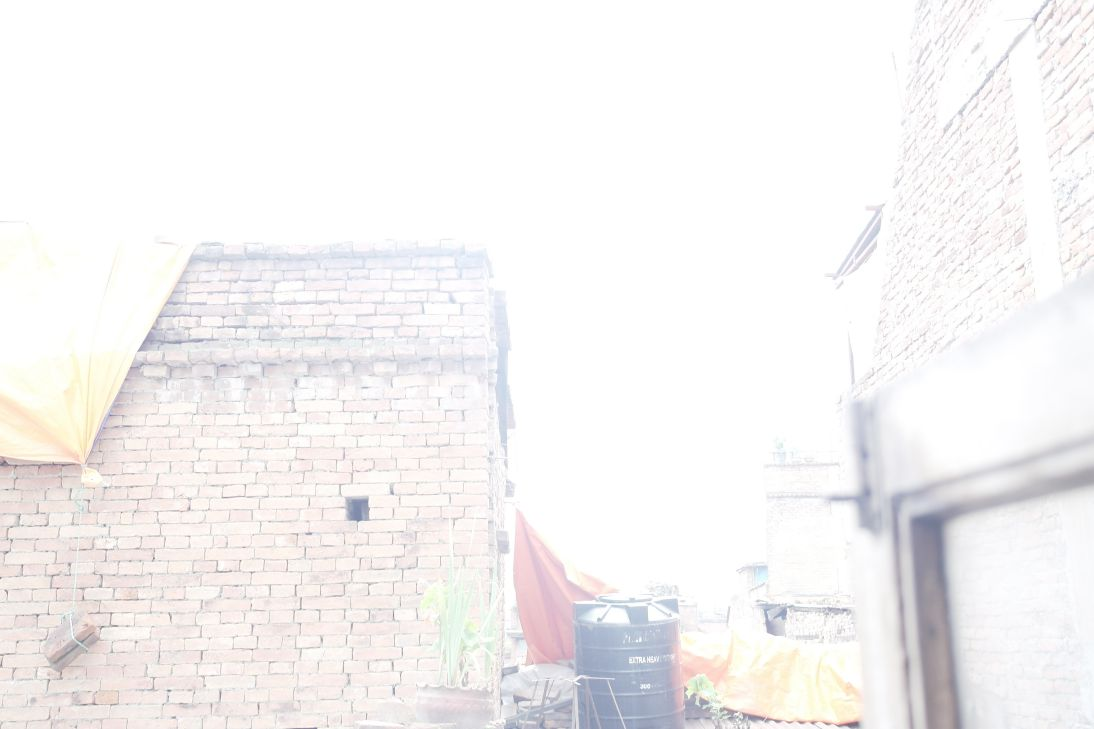
#> input picture Image Processing/overexposed_image.jpg, 1094 x 729 px
$ python Image_processing.py
#> lines starting #> are read from the running program, lines starting #| are printed output that depends on the picture
#> further down, image is the input picture: shape (729, 1094, 3); mean B, G, R 243.1, 243.2, 245.2
import cv2
import numpy as np
import matplotlib.pyplot as plt


def adjust_gamma(image, gamma=1.0):

#> called with gamma = 0.1
    inv_gamma = 1.0 / gamma
    table = np.array(
        [(i / 255.0) ** inv_gamma * 255 for i in np.arange(0, 256)]
    ).astype("uint8")
    return cv2.LUT(image, table)
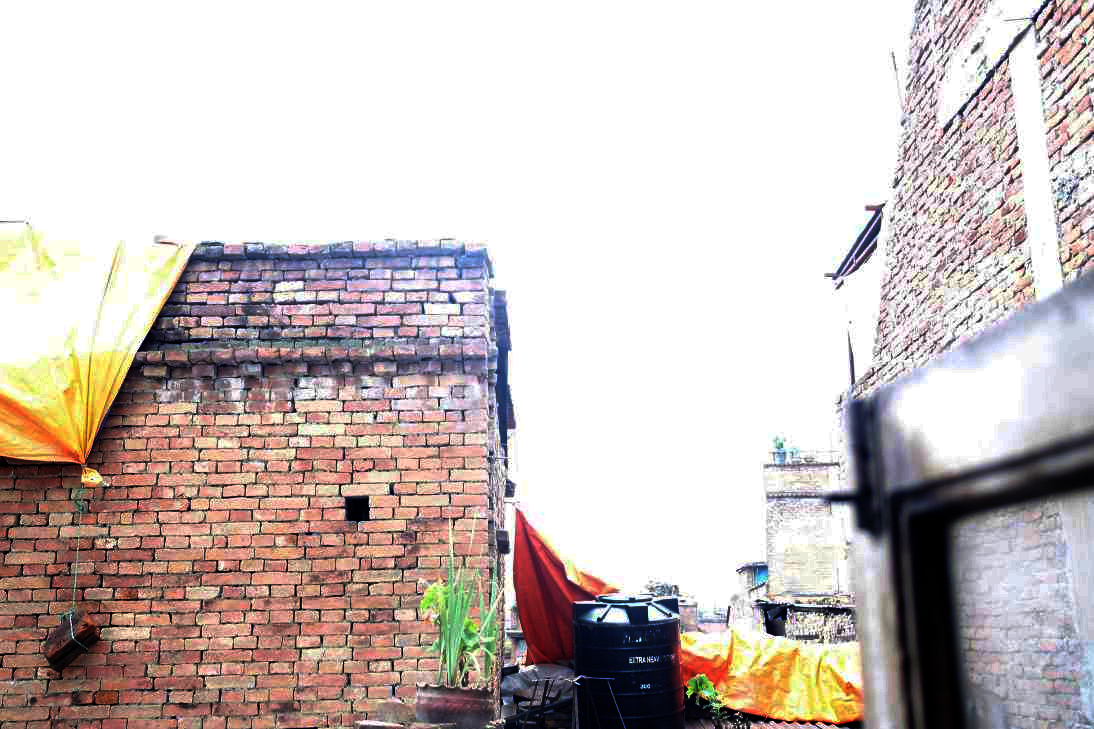
#> returned value: shape (729, 1094, 3); mean of channels 0, 1, 2 186.8, 189.9, 201; drawn as B, G, R


def enhance_contrast(image):
    lab = cv2.cvtColor(image, cv2.COLOR_BGR2LAB)
#> lab: shape (729, 1094, 3); mean of channels 0, 1, 2 195.7, 132.3, 131.3
    l, a, b = cv2.split(lab)
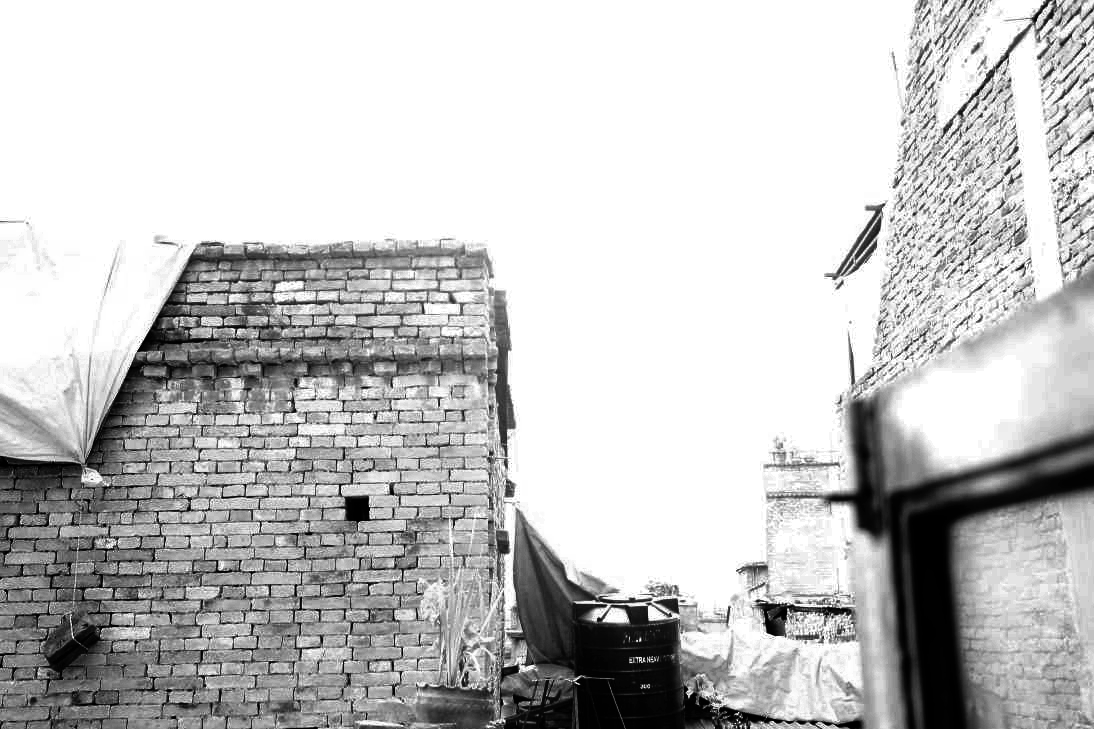
#> l: shape (729, 1094); min 0, max 255, mean 195.7
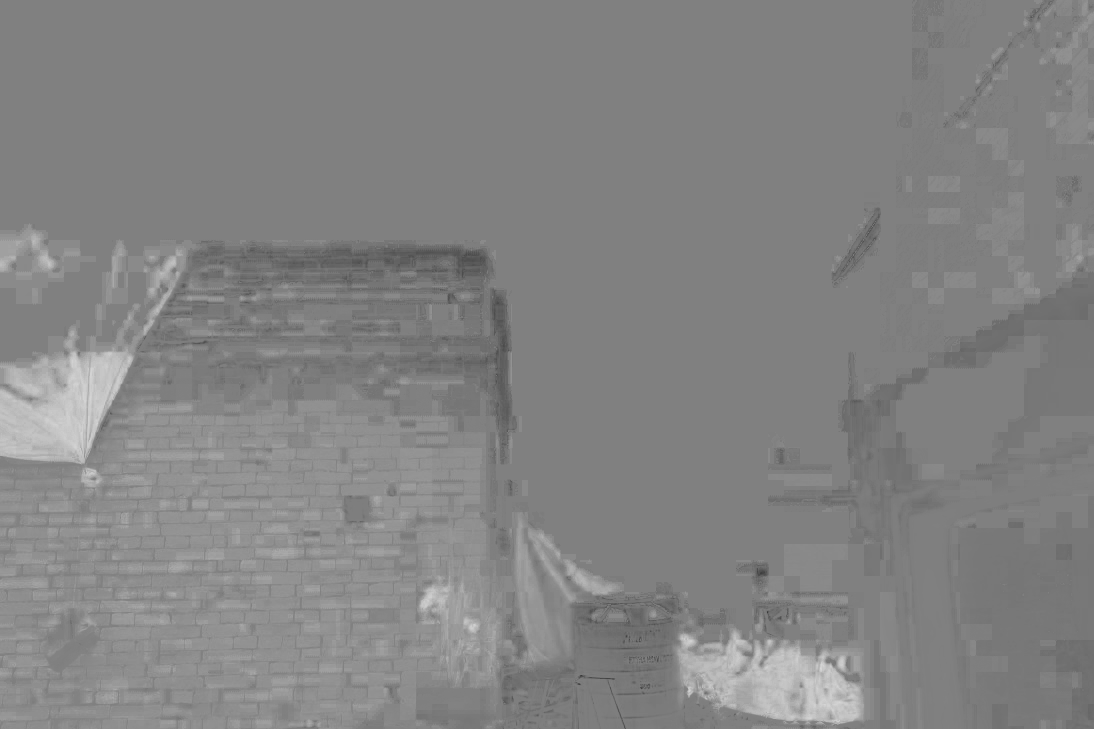
#> b: shape (729, 1094); min 58, max 215, mean 131.3

    clahe = cv2.createCLAHE(clipLimit=4.0, tileGridSize=(8, 8))
    cl = clahe.apply(l)
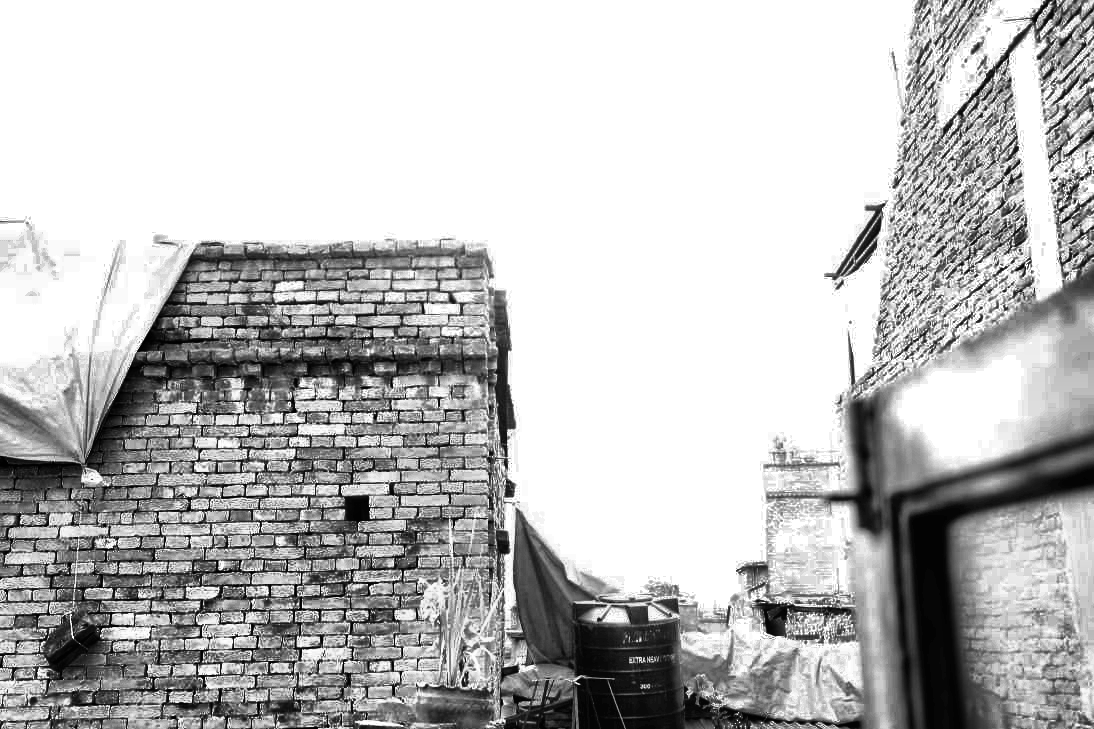
#> cl: shape (729, 1094); min 0, max 255, mean 189.6
    limg = cv2.merge((cl, a, b))
#> limg: shape (729, 1094, 3); mean of channels 0, 1, 2 189.6, 132.3, 131.3
    return cv2.cvtColor(limg, cv2.COLOR_LAB2BGR)
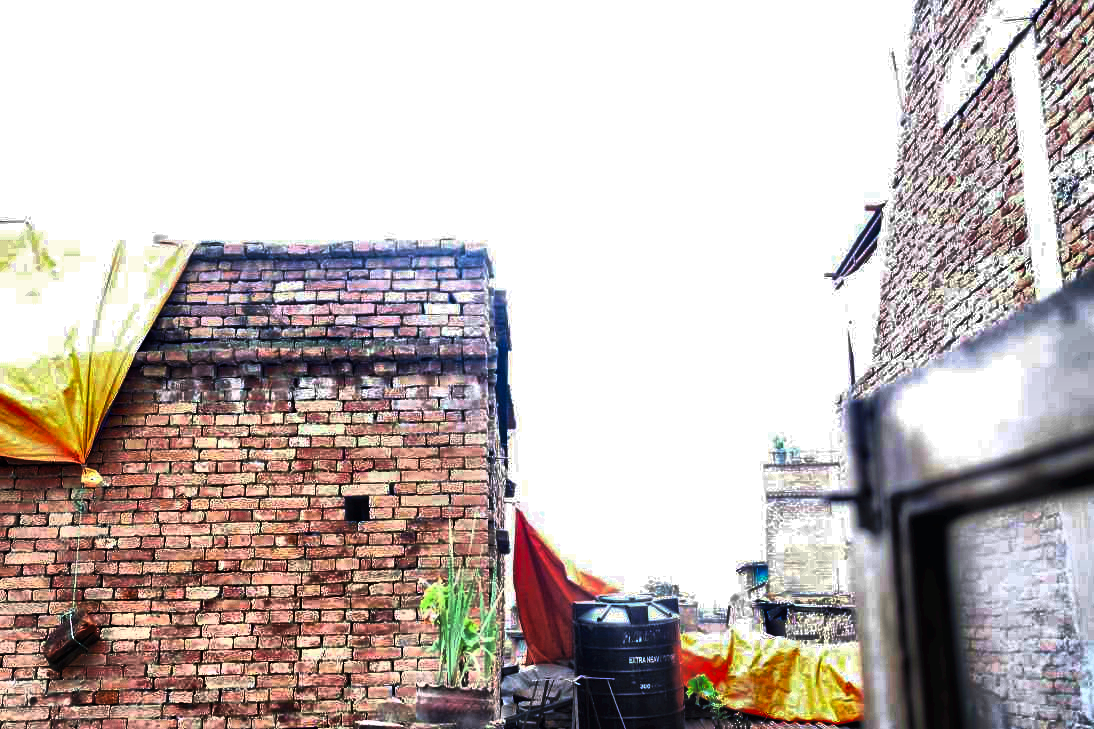
#> returned value: shape (729, 1094, 3); mean B, G, R 180.7, 183.9, 194.5

image_path = "overexposed_image.jpg"
image = cv2.imread(image_path)

# Apply gamma correction
gamma_corrected = adjust_gamma(image, gamma=0.1)

# Enhance contrast using CLAHE
contrast_enhanced = enhance_contrast(gamma_corrected)

plt.figure(figsize=(12, 4))
plt.subplot(1, 3, 1)
plt.title("Original Image")
plt.imshow(cv2.cvtColor(image, cv2.COLOR_BGR2RGB))
plt.axis("off")

plt.subplot(1, 3, 2)
plt.title("Gamma Corrected")
plt.imshow(cv2.cvtColor(gamma_corrected, cv2.COLOR_BGR2RGB))
plt.axis("off")

plt.subplot(1, 3, 3)
plt.title("Contrast Enhanced")
plt.imshow(cv2.cvtColor(contrast_enhanced, cv2.COLOR_BGR2RGB))
plt.axis("off")

plt.tight_layout()
plt.show()
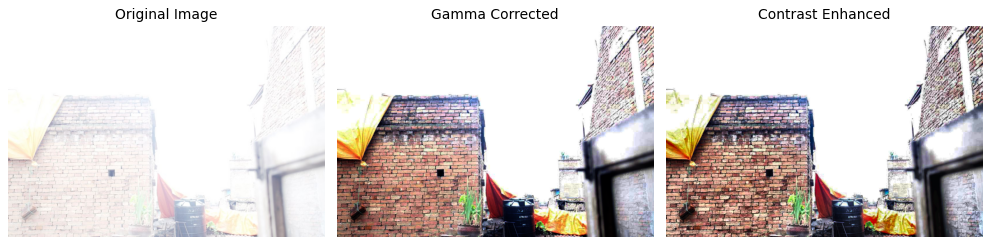
#> figure drawn by matplotlib, 3 panels
